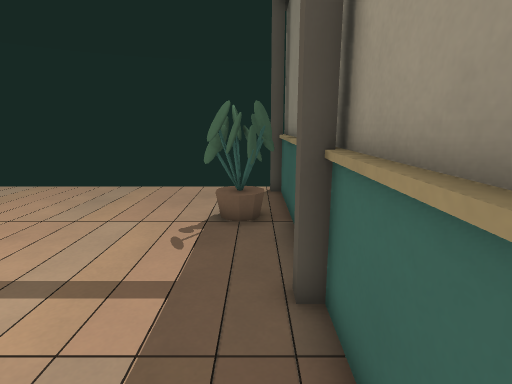
[1] (above)

16 first-person views from a walk through a level from a Godot 3-D game. The camera is 1.4 m above the floor, tilts 12° down and sees 80° across. The floor is counted in squares, 0.5 m on a side. Each view is taken from the middle of a square. On the plan, view 1 faces up. The plan holds only what a view shows up to about 20 squares ahead; the rest is blank.

[2]
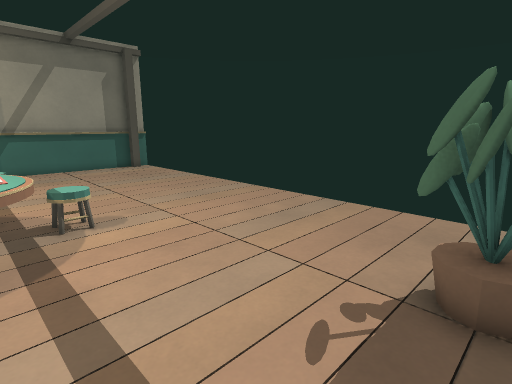

[3]
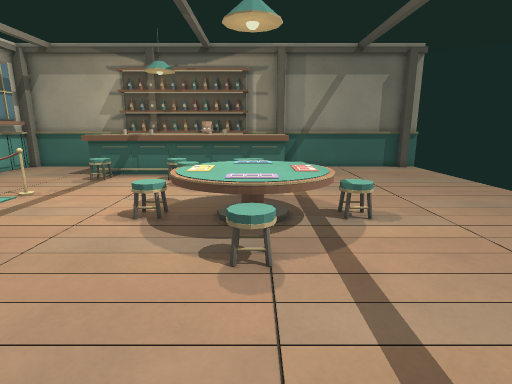

[4]
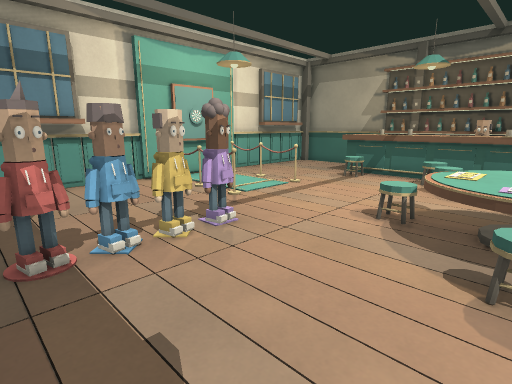

[5]
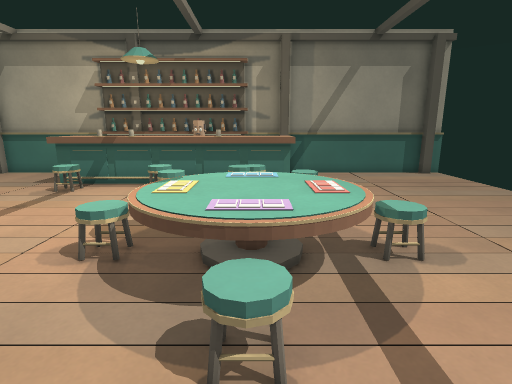

[6]
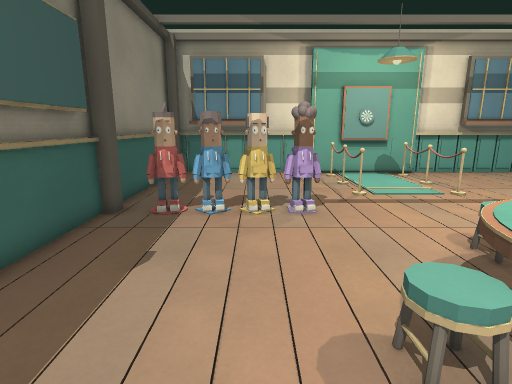

[7]
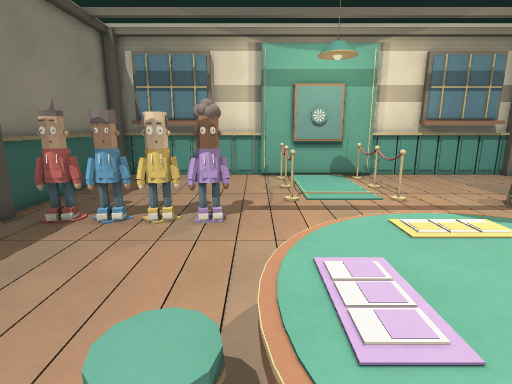

[8]
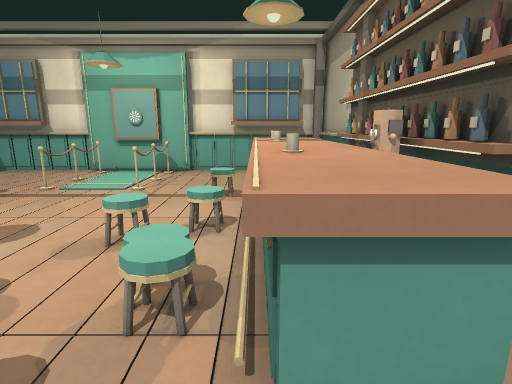

[9]
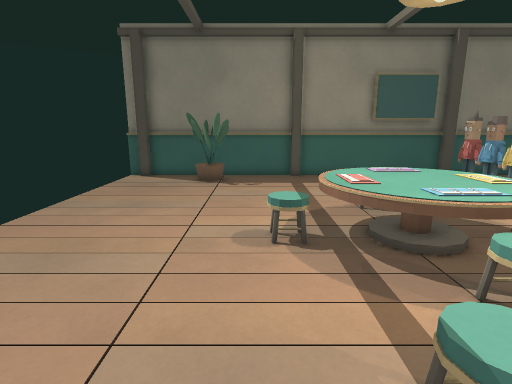

[10]
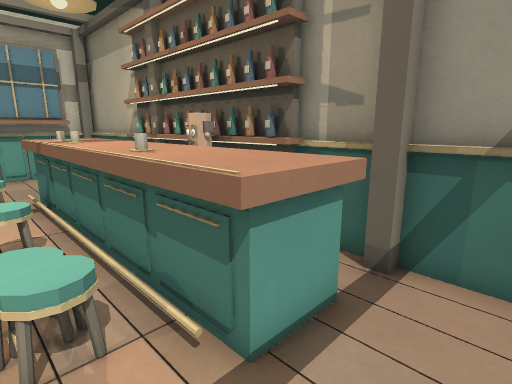

[11]
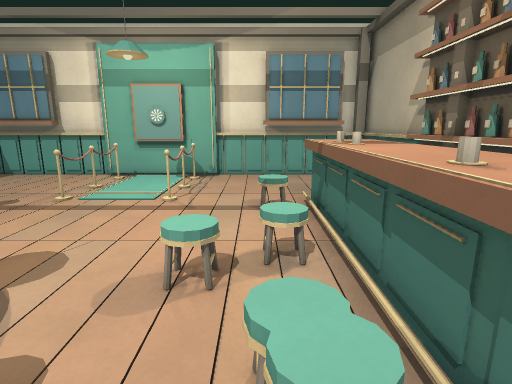

[12]
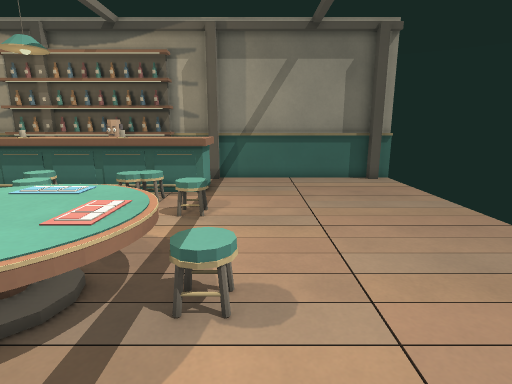

[13]
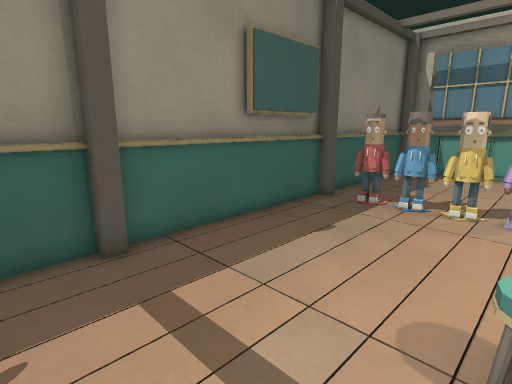

[14]
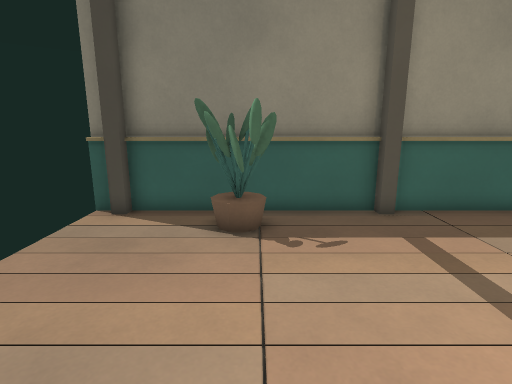

[15]
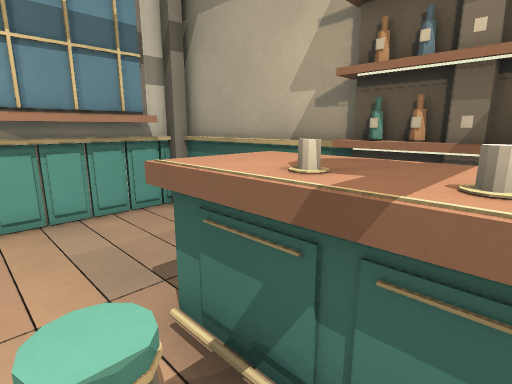

[16]
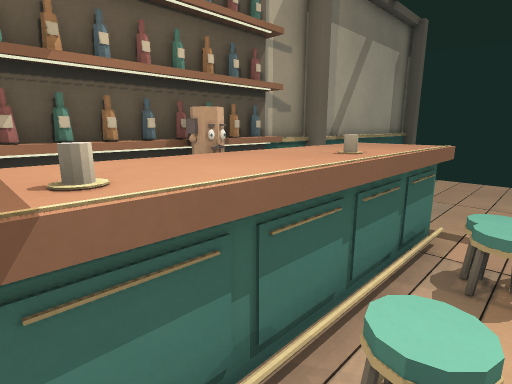

### Floor plan
Key: @ floor where view 1 was taken; # wall or solid block; . floor; = window, fence, low wall or low ledge; ^ raised ledge; P planter; S stool; C cup; B bowl; I spikes; O other object.
Columns run from 22 left of view 1 to 1 right of it. Each row starts with its distance up from view 1.
 15 #                      #
 14 #......................#
 13 #......................#
 12 #......................#
 11 #.....................##
 10 #....................P##
  9 #....................###
  8 #.....................##
  7 #............S.........#
  6 #............S.........#
  5 ##^^^..^=..^^^^........#
  4 # ^^^ .=. ^^^^^^ ......#
  3 # ^^^^^..^^^^^^^^......#
  2 OO^^^^^..=^^^^^^=......#
  1 OO^^^......^^^^........#
  0 #O^^^..SS...==........@#
 -1 #O^^^^^S....==.........#
 -2 OO^^^.=................#
 -3 #O^^^..................#
 -4 #O^^^...........OOOBBII#
 -5 #O^C^==.........O.OB.I.#
 -6 #O^^^==................#
 -7 # ^^^....==..==........#
 -8 # .......=#..#=........#
 -9 #........==..==........#
-10 #........=#..#=........#
-11 #........=#..#=........#
-12 #### ....==##==.... ####
-13  #  ################  #

Positions as (right, up) in squares from view 1, and headings:
1: (0, 0), facing up
2: (0, 4), facing up-left
3: (0, 3), facing left
4: (0, 3), facing down-left
5: (-3, 3), facing left
6: (-4, 6), facing down
7: (-7, 5), facing down
8: (-18, 7), facing down
9: (-17, 7), facing right
10: (-16, 7), facing down-left
11: (-16, 5), facing down
12: (-5, 7), facing left
13: (-6, 7), facing down-right
14: (-9, 9), facing right
15: (-16, -3), facing down-left
16: (-16, -4), facing up-left
